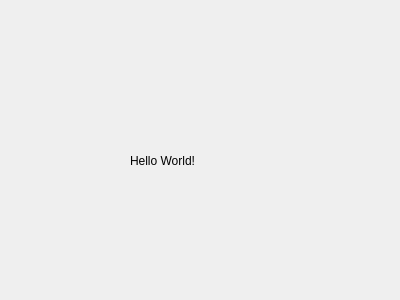
<?xml version="1.0" encoding="UTF-8"?>
<ui version="4.0">
 <class>MyDialog</class>
 <widget class="QDialog" name="MyDialog">
  <property name="geometry">
   <rect>
    <x>0</x>
    <y>0</y>
    <width>400</width>
    <height>300</height>
   </rect>
  </property>
  <property name="windowTitle">
   <string>Dialog</string>
  </property>
  <widget class="QLabel" name="label">
   <property name="geometry">
    <rect>
     <x>130</x>
     <y>130</y>
     <width>91</width>
     <height>61</height>
    </rect>
   </property>
   <property name="maximumSize">
    <size>
     <width>91</width>
     <height>61</height>
    </size>
   </property>
   <property name="text">
    <string>Hello World!</string>
   </property>
  </widget>
 </widget>
 <resources/>
 <connections/>
</ui>
